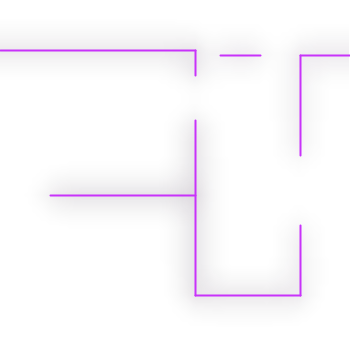
Frame 1 (no input)
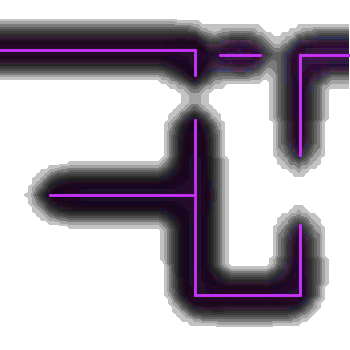
Frame 60 (the mouse pressed at the canvas centre just before this capture)
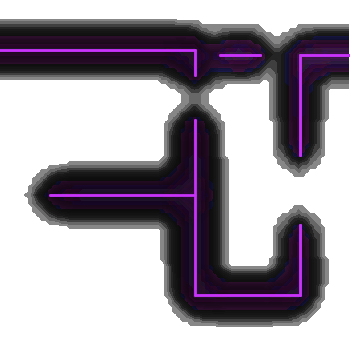
Frame 120 (the mouse held since frame 60 and released just before this capture)

The Processing sketch that drew these frames (run headless with seeded random() and noise(); from frame 60 on, the mouse is pressed at the canvas centre):

// Processing sketch: processing_58503
// ── processing_58503.pde

PGraphics normal_1;
PImage glow;

void setup() {
  size(350,350);
  background(255);
  normal_1 = createGraphics(width,height,JAVA2D);
  normal_1.beginDraw();
  normal_1.smooth();
  normal_1.stroke(200,50,250);  
  normal_1.strokeWeight(2);
  drawMaze();
  normal_1.endDraw();
 
}

void draw() {
  
  glow = normal_1.get(0,0,normal_1.width,normal_1.height);
  glow.resize(0,width/4);
  glow.filter(BLUR,3);
  glow.resize(0,width);
  image(glow,0,0);
  image(normal_1,0,0);
}

void drawMaze()
{
normal_1.line(0, 50, 195, 50);
normal_1.line(195, 50, 195, 75);
normal_1.line(195, 120, 195, 295);
normal_1.line(50, 195, 195, 195);
normal_1.line(195, 295, 300, 295);
normal_1.line(300, 295, 300, 225);
normal_1.line(300, 55, 300, 155);
normal_1.line(300, 55, 400, 55);
normal_1.line(220, 55, 260, 55);
normal_1.stroke(232,242,253); 
}
void mouseDragged() {
  normal_1.beginDraw();
  normal_1.line(mouseX,mouseY,pmouseX,pmouseY);
  normal_1.endDraw();
}
